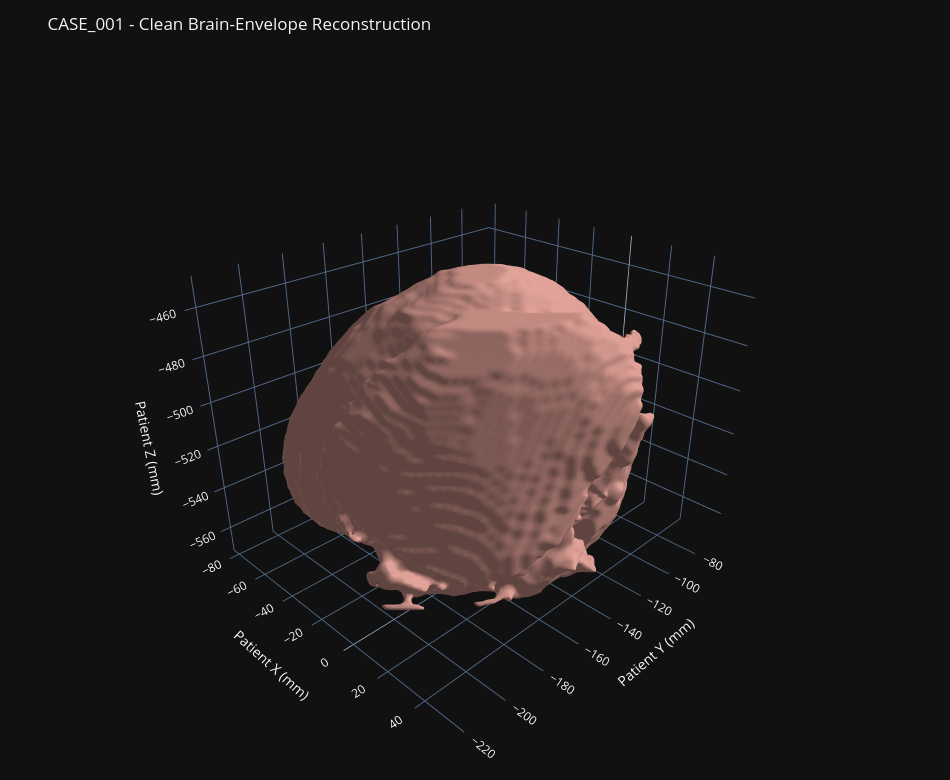

Here is the notebook cell this chart was saved with:
### Code cell
# Separate interactive brain-envelope view
brain_only_figure = go.Figure([
    go.Mesh3d(
        x=brain_vertices[:, 0], y=brain_vertices[:, 1], z=brain_vertices[:, 2],
        i=brain_faces[:, 0], j=brain_faces[:, 1], k=brain_faces[:, 2],
        name="Brain envelope", color="#d99b91", opacity=1.0,
        flatshading=False, hoverinfo="skip",
        lighting=dict(ambient=0.44, diffuse=0.72, specular=0.18, roughness=0.78),
    )
])
brain_only_figure.update_layout(
    title="CASE_001 - Clean Brain-Envelope Reconstruction",
    template="plotly_dark", width=950, height=780,
    margin=dict(l=0, r=0, t=60, b=0),
    scene=dict(
        aspectmode="data",
        xaxis_title="Patient X (mm)",
        yaxis_title="Patient Y (mm)",
        zaxis_title="Patient Z (mm)",
        xaxis=dict(showbackground=False),
        yaxis=dict(showbackground=False),
        zaxis=dict(showbackground=False),
        camera=dict(eye=dict(x=1.55, y=-1.55, z=1.15)),
    ),
)
brain_only_figure.write_html(paths["brain_html"], include_plotlyjs=True, full_html=True)
brain_only_figure.show()

### Figure 1 — Plotly figure (JSON) as saved in the notebook; plotly's stock layout.template omitted (floating-point values rounded to 4 significant figures; data arrays with more than 128 entries replaced by an {"elided": "..."} marker saying what was removed)
{"data": [{"color": "#d99b91", "flatshading": false, "hoverinfo": "skip", "i": {"elided": "50790 int values"}, "j": {"elided": "50790 int values"}, "k": {"elided": "50790 int values"}, "lighting": {"ambient": 0.44, "diffuse": 0.72, "roughness": 0.78, "specular": 0.18}, "name": "Brain envelope", "opacity": 1.0, "type": "mesh3d", "x": {"elided": "25371 float values"}, "y": {"elided": "25371 float values"}, "z": {"elided": "25371 float values"}}], "layout": {"height": 780, "margin": {"b": 0, "l": 0, "r": 0, "t": 60}, "scene": {"aspectmode": "data", "camera": {"eye": {"x": 1.55, "y": -1.55, "z": 1.15}}, "xaxis": {"showbackground": false, "title": {"text": "Patient X (mm)"}}, "yaxis": {"showbackground": false, "title": {"text": "Patient Y (mm)"}}, "zaxis": {"showbackground": false, "title": {"text": "Patient Z (mm)"}}}, "title": {"text": "CASE_001 - Clean Brain-Envelope Reconstruction"}, "width": 950}}
